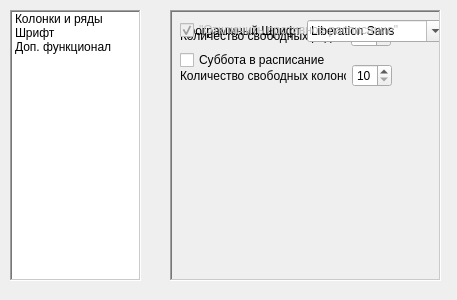
<?xml version="1.0" encoding="UTF-8"?>
<ui version="4.0">
 <class>Form</class>
 <widget class="QWidget" name="Form">
  <property name="geometry">
   <rect>
    <x>0</x>
    <y>0</y>
    <width>457</width>
    <height>300</height>
   </rect>
  </property>
  <property name="windowTitle">
   <string>Form</string>
  </property>
  <widget class="QListWidget" name="listWidget">
   <property name="geometry">
    <rect>
     <x>10</x>
     <y>10</y>
     <width>131</width>
     <height>271</height>
    </rect>
   </property>
   <property name="frameShape">
    <enum>QFrame::WinPanel</enum>
   </property>
   <property name="editTriggers">
    <set>QAbstractItemView::NoEditTriggers</set>
   </property>
   <property name="isWrapping" stdset="0">
    <bool>true</bool>
   </property>
   <property name="spacing">
    <number>1</number>
   </property>
   <item>
    <property name="text">
     <string>Колонки и ряды</string>
    </property>
   </item>
   <item>
    <property name="text">
     <string>Шрифт</string>
    </property>
   </item>
   <item>
    <property name="text">
     <string>Доп. функционал</string>
    </property>
   </item>
  </widget>
  <widget class="QFrame" name="frame_row_col">
   <property name="enabled">
    <bool>true</bool>
   </property>
   <property name="geometry">
    <rect>
     <x>170</x>
     <y>10</y>
     <width>271</width>
     <height>271</height>
    </rect>
   </property>
   <property name="frameShape">
    <enum>QFrame::WinPanel</enum>
   </property>
   <property name="frameShadow">
    <enum>QFrame::Sunken</enum>
   </property>
   <property name="lineWidth">
    <number>1</number>
   </property>
   <property name="midLineWidth">
    <number>0</number>
   </property>
   <widget class="QWidget" name="horizontalLayoutWidget">
    <property name="geometry">
     <rect>
      <x>10</x>
      <y>10</y>
      <width>211</width>
      <height>31</height>
     </rect>
    </property>
    <layout class="QHBoxLayout" name="horizontalLayout">
     <item>
      <widget class="QLabel" name="label">
       <property name="text">
        <string>Количество свободных рядов</string>
       </property>
      </widget>
     </item>
     <item>
      <widget class="QSpinBox" name="spinBox_row">
       <property name="minimumSize">
        <size>
         <width>40</width>
         <height>0</height>
        </size>
       </property>
       <property name="maximumSize">
        <size>
         <width>40</width>
         <height>16777215</height>
        </size>
       </property>
       <property name="minimum">
        <number>10</number>
       </property>
       <property name="displayIntegerBase">
        <number>10</number>
       </property>
      </widget>
     </item>
    </layout>
   </widget>
   <widget class="QWidget" name="horizontalLayoutWidget_2">
    <property name="geometry">
     <rect>
      <x>10</x>
      <y>50</y>
      <width>212</width>
      <height>31</height>
     </rect>
    </property>
    <layout class="QHBoxLayout" name="horizontalLayout_2">
     <item>
      <widget class="QLabel" name="label_2">
       <property name="text">
        <string>Количество свободных колонок</string>
       </property>
      </widget>
     </item>
     <item>
      <widget class="QSpinBox" name="spinBox_col">
       <property name="minimumSize">
        <size>
         <width>40</width>
         <height>0</height>
        </size>
       </property>
       <property name="maximumSize">
        <size>
         <width>40</width>
         <height>16777215</height>
        </size>
       </property>
       <property name="minimum">
        <number>10</number>
       </property>
       <property name="displayIntegerBase">
        <number>10</number>
       </property>
      </widget>
     </item>
    </layout>
   </widget>
  </widget>
  <widget class="QFrame" name="frame_font">
   <property name="geometry">
    <rect>
     <x>170</x>
     <y>10</y>
     <width>271</width>
     <height>271</height>
    </rect>
   </property>
   <property name="frameShape">
    <enum>QFrame::WinPanel</enum>
   </property>
   <property name="frameShadow">
    <enum>QFrame::Sunken</enum>
   </property>
   <property name="lineWidth">
    <number>1</number>
   </property>
   <property name="midLineWidth">
    <number>0</number>
   </property>
   <widget class="QWidget" name="formLayoutWidget_2">
    <property name="geometry">
     <rect>
      <x>10</x>
      <y>10</y>
      <width>303</width>
      <height>22</height>
     </rect>
    </property>
    <layout class="QFormLayout" name="formLayout_2">
     <item row="0" column="0">
      <widget class="QLabel" name="label_3">
       <property name="text">
        <string>Программный Шрифт</string>
       </property>
      </widget>
     </item>
     <item row="0" column="1">
      <widget class="QFontComboBox" name="fontComboBox">
       <property name="maximumSize">
        <size>
         <width>140</width>
         <height>16777215</height>
        </size>
       </property>
      </widget>
     </item>
    </layout>
   </widget>
  </widget>
  <widget class="QFrame" name="frame_add">
   <property name="geometry">
    <rect>
     <x>170</x>
     <y>10</y>
     <width>271</width>
     <height>271</height>
    </rect>
   </property>
   <property name="frameShape">
    <enum>QFrame::WinPanel</enum>
   </property>
   <property name="frameShadow">
    <enum>QFrame::Sunken</enum>
   </property>
   <property name="lineWidth">
    <number>1</number>
   </property>
   <property name="midLineWidth">
    <number>0</number>
   </property>
   <widget class="QWidget" name="formLayoutWidget">
    <property name="geometry">
     <rect>
      <x>10</x>
      <y>10</y>
      <width>220</width>
      <height>55</height>
     </rect>
    </property>
    <layout class="QFormLayout" name="formLayout">
     <property name="horizontalSpacing">
      <number>10</number>
     </property>
     <property name="verticalSpacing">
      <number>10</number>
     </property>
     <item row="0" column="0">
      <widget class="QCheckBox" name="checkBox_negative">
       <property name="enabled">
        <bool>false</bool>
       </property>
       <property name="text">
        <string>&quot;Отключить противное расписание&quot;</string>
       </property>
       <property name="checked">
        <bool>true</bool>
       </property>
      </widget>
     </item>
     <item row="1" column="0">
      <widget class="QCheckBox" name="checkBox_saturday">
       <property name="text">
        <string>Суббота в расписание</string>
       </property>
      </widget>
     </item>
    </layout>
   </widget>
  </widget>
 </widget>
 <resources/>
 <connections/>
</ui>
